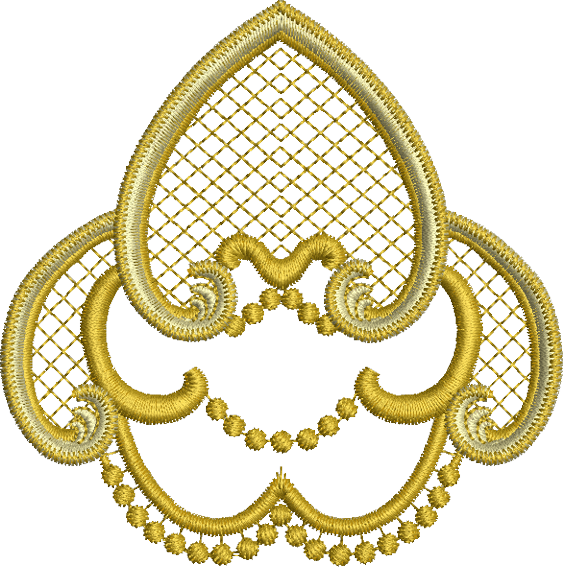
#> input picture utilities/example.png, 563 x 567 px, found by its file name
$ python convert_to_dst.py
#> lines starting #> are read from the running program, lines starting #| are printed output that depends on the picture
import numpy as np
from PIL import Image
from pyembroidery import EmbPattern, write_dst

def image_to_dst(image_path, output_path):
    try:
        print(f"🟡 Attempting to open image: {image_path}")

        # Open image and convert to grayscale
        image = Image.open(image_path).convert("L")
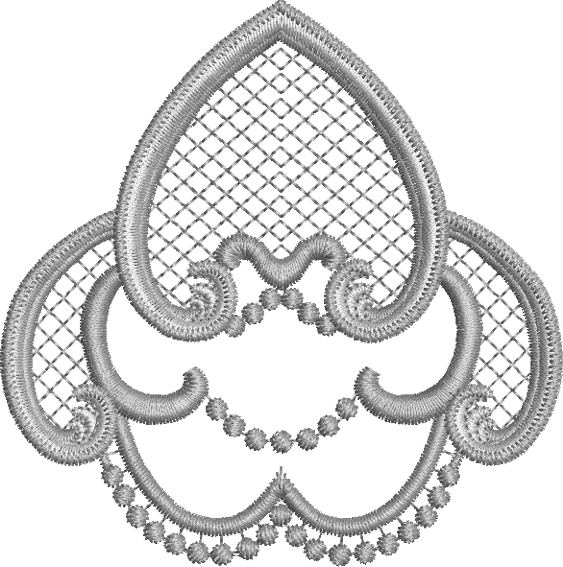
#> image: PIL image 563x567 L; min 39, max 255, mean 219.7
        image = image.resize((200, 200))  # Resize for embroidery machine compatibility
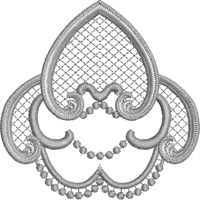
#> image: PIL image 200x200 L; min 72, max 255, mean 219.3
        img_array = np.array(image, dtype=np.uint8)  # Ensure 8-bit integer format

        print(f"✅ Image successfully loaded and converted to grayscale.")

        # Create an embroidery pattern
        pattern = EmbPattern()

        # Convert image pixels into embroidery stitches
        for y in range(img_array.shape[0]):
            for x in range(img_array.shape[1]):
                if int(img_array[y, x]) & 128:  # Ensure it's an integer before bitwise AND
                    # Ensure the X, Y coordinates are integers
                    x_int, y_int = int(x), int(y)
                    pattern.add_stitch_absolute("STITCH", x_int, y_int)

        print(f"✅ Embroidery pattern created successfully.")

        # 🛠 Debugging: Check if any stitches exist before writing
        print(f"🛠 Pattern Stitch Count: {len(pattern.stitches)}")
        if len(pattern.stitches) > 0:
            print(f"🛠 First 5 Stitches: {pattern.stitches[:5]}")  # Show first few stitches

        # Ensure all stitch data is properly formatted as integers before writing
        print(f"🟡 Saving DST file: {output_path}")

        # 🛠 Final Stitch Data Type Check
        for i, stitch in enumerate(pattern.stitches[:5]):  # Check first 5
            print(f"🛠 Stitch {i}: {stitch} | Types: {[type(s) for s in stitch]}")

        with open(output_path, "wb") as dst_file:
            write_dst(pattern, dst_file)

        print(f"✅ DST file saved successfully: {output_path}")

    except Exception as e:
        print(f"❌ ERROR: {e}")

# Run script (Make sure the path is correct)
image_to_dst("C:/Users/Owner/triple-threads-repository/utilities/example.png",
             "C:/Users/Owner/triple-threads-repository/utilities/output.dst")
#> (the call stopped at in image_to_dst, `pattern = EmbPattern()`: pyembroidery is not available in this run)
